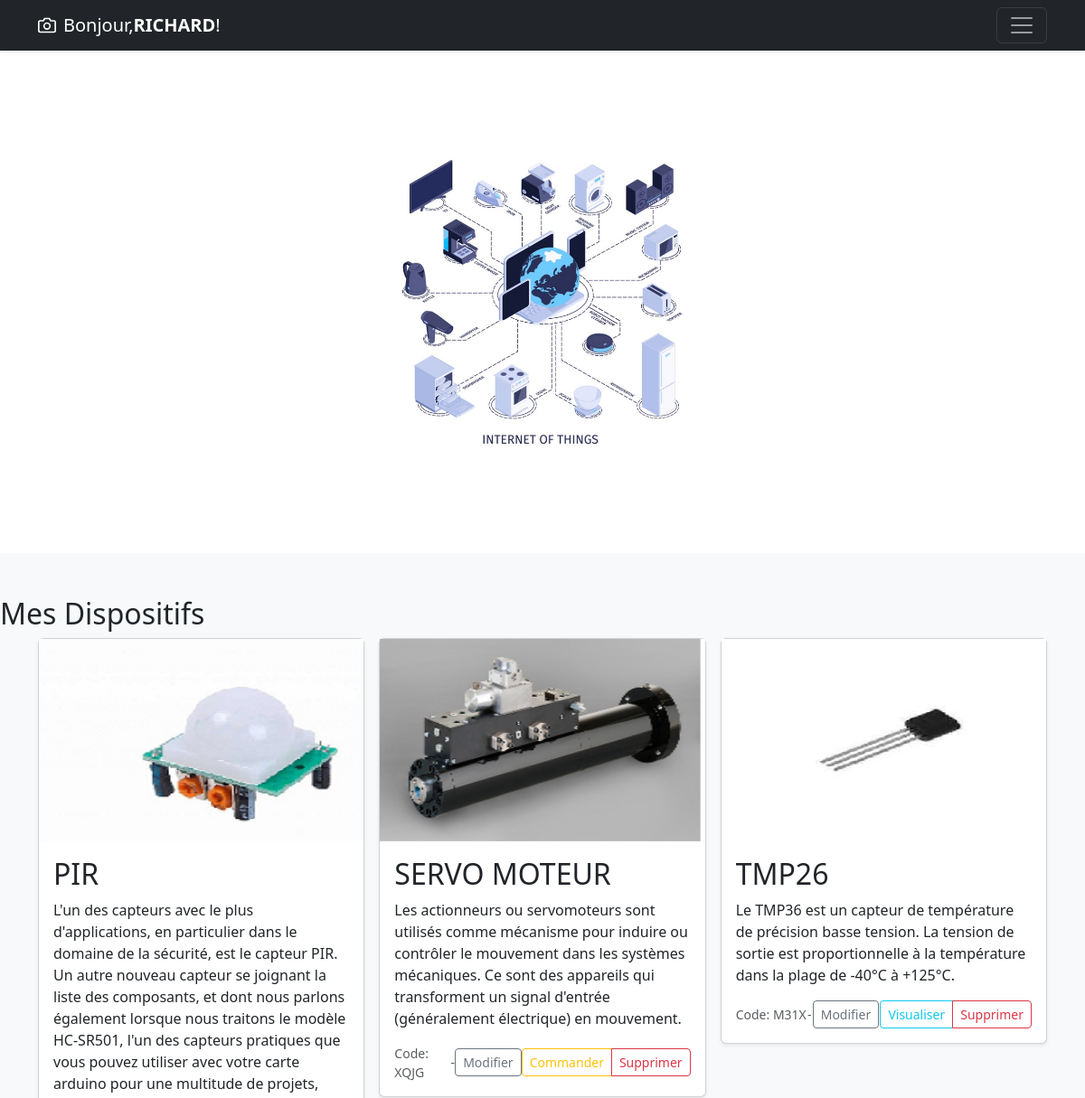
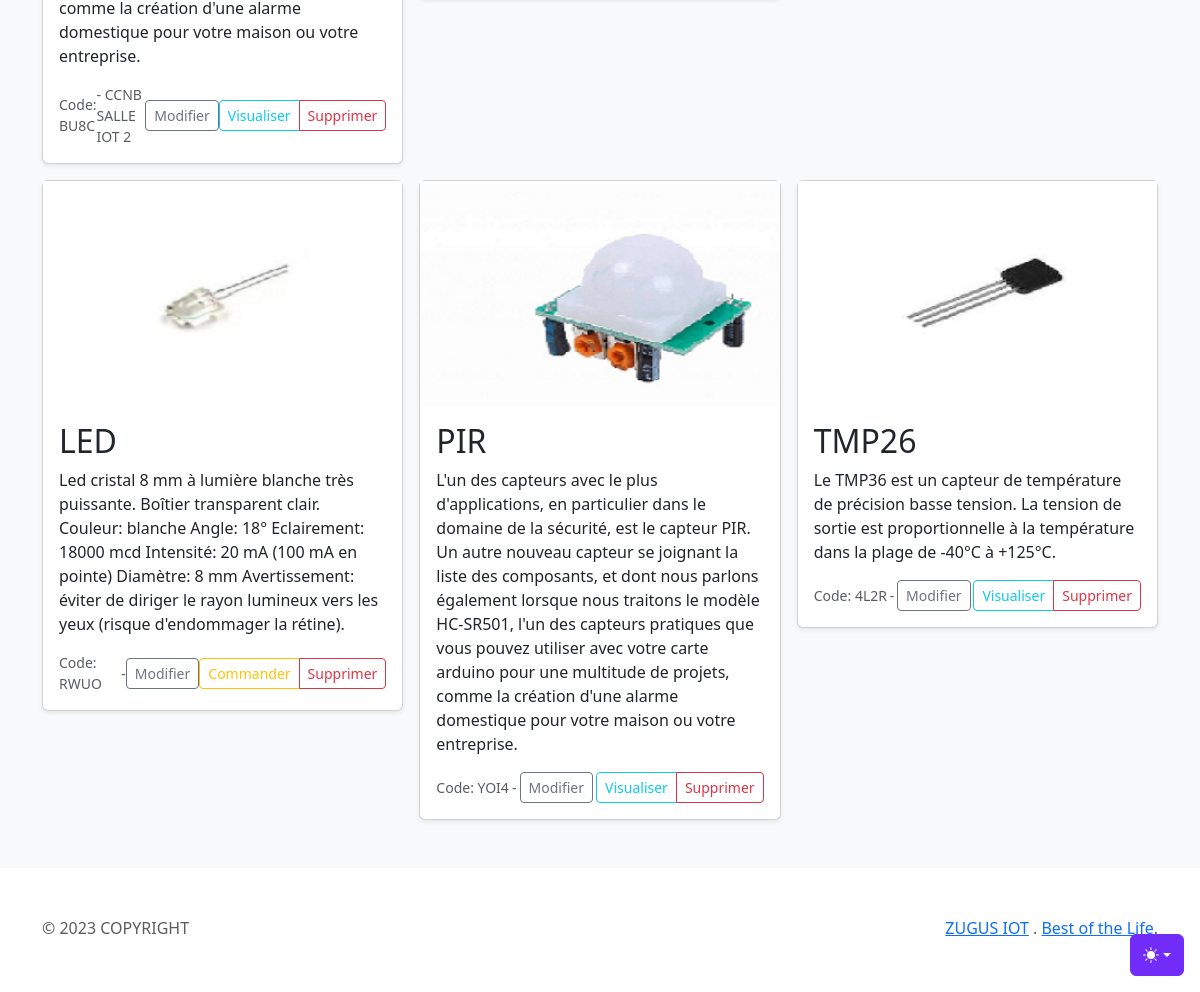
The page /accounts/customer_dispositif (signed in) on the database as committed earlier (2 pictures, top to bottom).
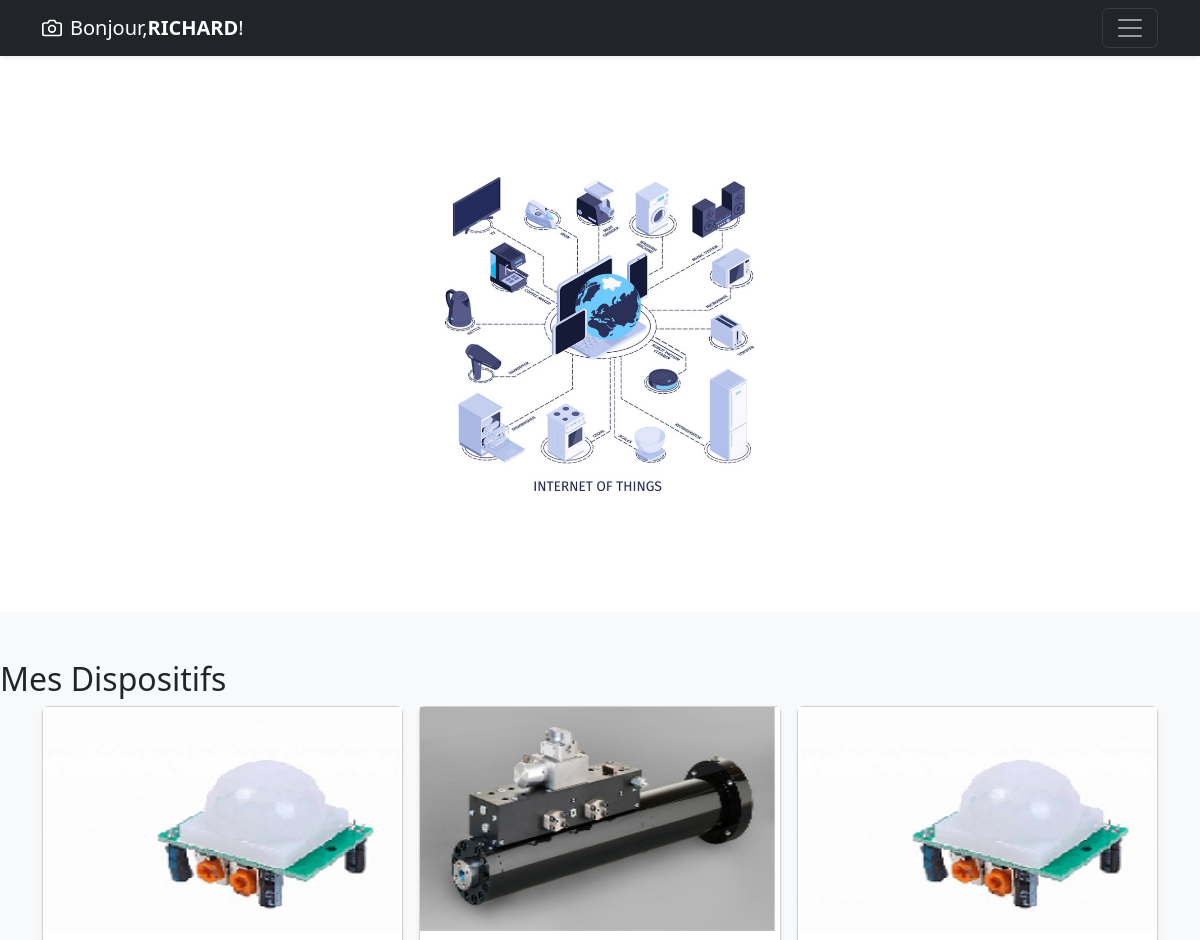
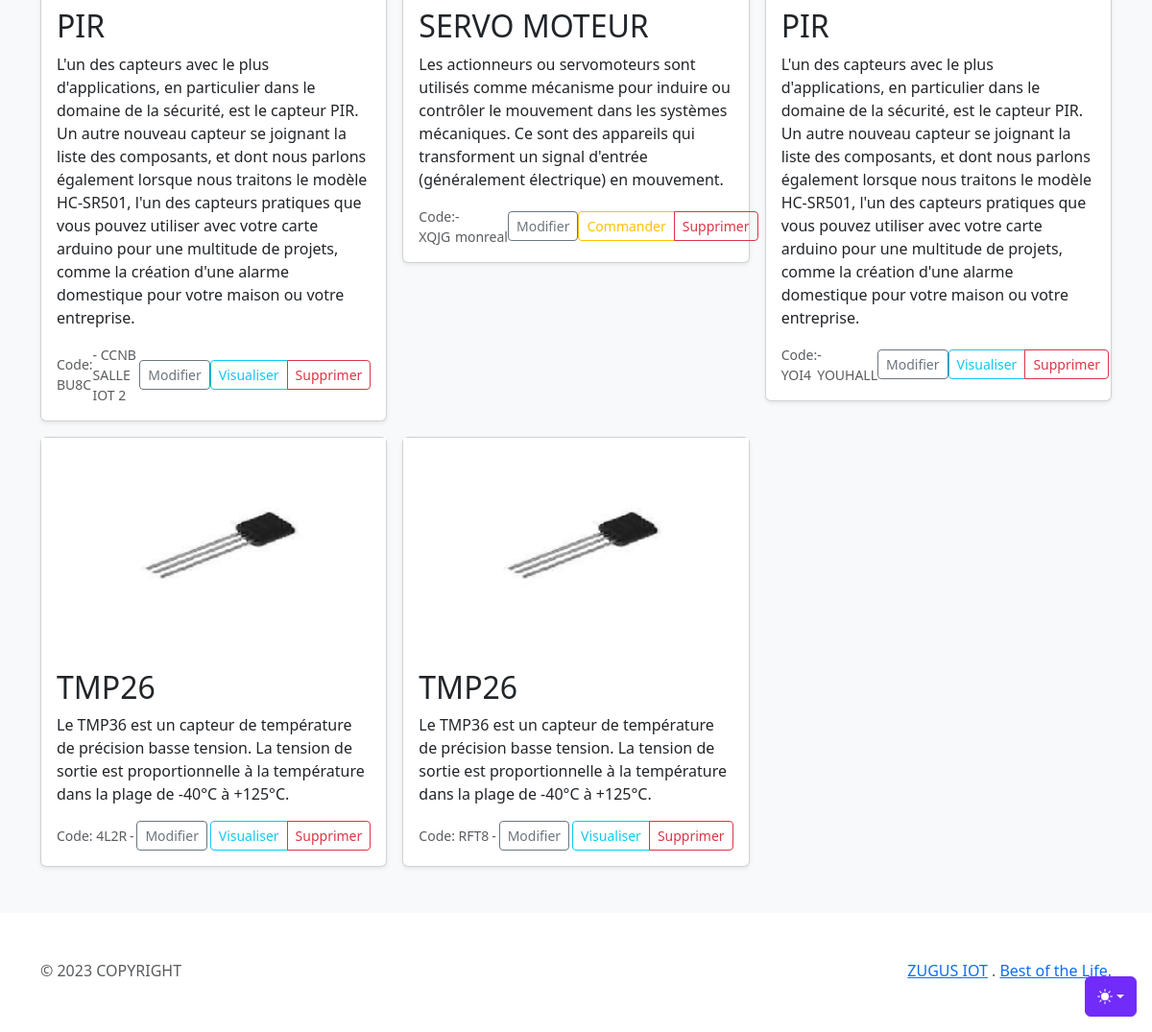
The same page on the database as committed later (2 pictures, top to bottom).
### account/models.py (models this page shows, shortened)
class User(AbstractUser):
    username = models.CharField(max_length=150, unique=True, blank=True, null=True)
    email = models.EmailField(unique=True)
    adresse = models.CharField(max_length=100)
    USERNAME_FIELD = 'email'
    REQUIRED_FIELDS = ['first_name', 'last_name', 'username']

class UserDispositif(models.Model):
    user = models.ForeignKey(settings.AUTH_USER_MODEL, on_delete=models.CASCADE)
    dispositif = models.ForeignKey(Dispositif, on_delete=models.CASCADE)
    code = models.CharField(max_length=4, blank=True)
    localisation = models.CharField(max_length=200, blank=True)  # Ajout du champ localisation

class Dispositif(models.Model):
    TYPE_CAPTEUR = 'CAPTEUR'
    TYPE_ACTUATEUR = 'ACTUATEUR'
    TYPE_CHOICES = (
        (TYPE_CAPTEUR, 'Capteur'),
        (TYPE_ACTUATEUR, 'Actuateur'),
    )
    id_dispositif = models.AutoField(primary_key=True)
    nom = models.CharField(max_length=200)
    type = models.CharField(max_length=200,choices=TYPE_CHOICES,default=TYPE_CAPTEUR)
    image = models.ImageField(upload_to='images/')  # Configuration des medias
    description = models.TextField()
    localisation = models.CharField(max_length=200, blank=True)
    code = models.CharField(max_length=4, blank=True)

### account/views.py (the view)
# urls.py: path('customer_dispositif', mes_dispositifs, name='liste_dispositifs_utilisateur'),
@login_required
def mes_dispositifs(request):
    user_dispositifs = UserDispositif.objects.filter(user=request.user)
    return render(request, 'account/mes_dispositifs.html', {'user_dispositifs': user_dispositifs})

### account/templates/account/mes_dispositifs.html
{% extends './base.html' %}
            {% block content %}
            <div class="album py-5 bg-body-tertiary">
                <h2>Mes Dispositifs</h2>
                <div class="container">
                  <div class="row row-cols-1 row-cols-sm-2 row-cols-md-3 g-3">
                    {% if user_dispositifs %}
                        {% for ud in user_dispositifs %}
                            <div class="col">
                            <div class="card shadow-sm">
                            <img src="{{ ud.dispositif.image.url }}"  width="100%" height="225" alt="{{ ud.dispositif.nom}}">
                            <div class="card-body">
                            <h2>{{ ud.dispositif.nom }}</h2>
                            <p class="card-text">{{ ud.dispositif.description }}</p>
                            <div class="d-flex justify-content-between align-items-center">
                            <small class="text-muted">Code: {{ ud.code }}</small>
                            <small class="text-muted">- {{ ud.localisation }}</small>
                            <a href="{% url 'modifier_dispositif' ud.id %}" class="btn btn-outline-secondary btn-sm">Modifier</a>
                            <div class="btn-group">
                                {% if ud.dispositif.type == "CAPTEUR" %}
                                <a href="{% url 'visualiser_capteur' ud.id %}" class="btn btn-outline-info btn-sm">Visualiser</a>
                                {% else %}
                                <button type="button" class="btn btn-sm btn-outline-warning">Commander</button>
                                {% endif %}
                                <a href="{% url 'supprimer_dispositif' ud.id %}" class="btn btn-outline-danger btn-sm">Supprimer</a>
                            </div>
                            </div>
                            </div>
                            </div>
                            </div>
                        {% endfor %}
                    {% else %}
                        <p>Vous n'avez pas encore choisi de dispositifs.</p>
                    {% endif %}
                </div>
                </div>
                </div>
            {% endblock %}

### account/templates/account/base.html (shortened to what this page needs)
<!doctype html>
<html lang="fr" data-bs-theme="auto">
  <head><script src="/../static/js/color-modes.js"></script>
    <link rel="stylesheet" href="https://cdn.jsdelivr.net/npm/@docsearch/css@3">
    <link href="https://cdn.jsdelivr.net/npm/bootstrap@5.3.2/dist/css/bootstrap.min.css" rel="stylesheet">
    <link href="https://cdnjs.cloudflare.com/ajax/libs/twitter-bootstrap/5.3.0/css/bootstrap.min.css" rel="stylesheet">
    <link href="https://cdn.datatables.net/1.13.7/css/dataTables.bootstrap5.min.css" rel="stylesheet">
  </head>
  <body>
{% block menu %}
{% include "./account_menu.html" %}
{% endblock %}
<main>
{% block slide %}
{% include "./account_slide.html" %}
{% endblock %}
{% block content %}
{% endblock %}
</main>
<footer class="text-body-secondary py-5">
  <div class="container">
    <p class="float-end mb-1">
      <a href="/">ZUGUS IOT</a> . <a href="#">Best of the Life</a>.</a>
    </p>
    <p class="mb-1"> &copy; 2023 COPYRIGHT</p>
  </div>
</footer>
    </body>
</html>

### account/templates/account/account_menu.html (shortened to what this page needs)
<div class="dropdown position-fixed bottom-0 end-0 mb-3 me-3 bd-mode-toggle">
  <button class="btn btn-bd-primary py-2 dropdown-toggle d-flex align-items-center"
          id="bd-theme"
          type="button"
          aria-expanded="false"
          data-bs-toggle="dropdown"
          aria-label="Toggle theme (auto)">
    <svg class="bi my-1 theme-icon-active" width="1em" height="1em"><use href="#circle-half"></use></svg>
  </button>
</div>
<header data-bs-theme="dark">
<div class="navbar navbar-dark bg-dark shadow-sm">
<div class="container">
  <a href="#" class="navbar-brand d-flex align-items-center">
    {% if request.user.is_authenticated %}
    Bonjour, <strong>{{ request.user.first_name }}</strong>!
    {% else %}
    <a href="{% url 'Login' %}">Connexion</a>
    {% endif %}
  </a>
  <button class="navbar-toggler" type="button" data-bs-toggle="collapse" data-bs-target="#navbarHeader" aria-controls="navbarHeader" aria-expanded="false" aria-label="Toggle navigation">
    <span class="navbar-toggler-icon"></span>
  </button>
</div>
</div>
</header>

### account/templates/account/account_slide.html
<section class="py-5 text-center container">
  <div class="row py-lg-5">
    <div class="col-lg-6 col-md-8 mx-auto">
      <img src="/../../static/images/slide4.jpg" width="100%" height="100%"/>
    </div>
  </div>
</section>

### account/templates/account/base.html (style rules this page uses)
.bi { vertical-align: -.125em; fill: currentColor; }
.btn-bd-primary { --bd-violet-bg: #712cf9; --bd-violet-rgb: 112.520718, 44.062154, 249.437846; --bs-btn-font-weight: 600; --bs-btn-color: var(--bs-white); --bs-btn-bg: var(--bd-violet-bg); --bs-btn-border-color: var(--bd-violet-bg); --bs-btn-hover-color: var(--bs-white); --bs-btn-hover-bg: #6528e0; --bs-btn-hover-border-color: #6528e0; --bs-btn-focus-shadow-rgb: var(--bd-violet-rgb); --bs-btn-active-color: var(--bs-btn-hover-color); --bs-btn-active-bg: #5a23c8; --bs-btn-active-border-color: #5a23c8; }
.bd-mode-toggle { z-index: 1500; }

Rows that differ between the two databases and show on the page:
removed UserDispositif: dispositif.image (picture), dispositif.nom "TMP26", dispositif.description "Le TMP36 est un capteur de température de précision basse tension. La tension de sortie est proportionnelle à la température dans la plage de -40°C à +125°C.", code "M31X", shows "Visualiser"
removed UserDispositif: dispositif.image (picture), dispositif.nom "LED", dispositif.description "Led cristal 8 mm à lumière blanche très puissante. Boîtier transparent clair. Couleur: blanche Angle: 18° Eclairement: 18000 mcd Intensité: 20 mA (100 mA en pointe) Diamètre: 8 mm Avertissement: éviter de diriger le rayon lumineux vers les yeux (risque d'endommager la rétine).", code "RWUO", shows "Commander"
changed UserDispositif "XQJG": localisation (not shown) → "monreal"
changed UserDispositif "YOI4": localisation (not shown) → "YOUHALL"
added UserDispositif: dispositif.image (picture), dispositif.nom "TMP26", dispositif.description "Le TMP36 est un capteur de température de précision basse tension. La tension de sortie est proportionnelle à la température dans la plage de -40°C à +125°C.", code "RFT8", shows "Visualiser"
